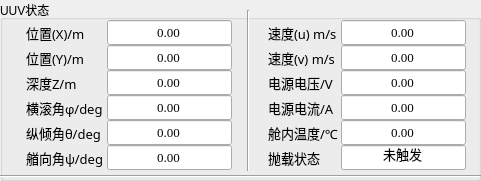
   <widget class="QGroupBox" name="groupBox_UUVstates">
    <property name="geometry">
     <rect>
      <x>430</x>
      <y>10</y>
      <width>481</width>
      <height>181</height>
     </rect>
    </property>
    <property name="title">
     <string>UUV状态</string>
    </property>
    <property name="flat">
     <bool>true</bool>
    </property>
    <widget class="QWidget" name="formLayoutWidget_2">
     <property name="geometry">
      <rect>
       <x>10</x>
       <y>20</y>
       <width>236</width>
       <height>152</height>
      </rect>
     </property>
     <layout class="QFormLayout" name="formLayout_2">
      <property name="fieldGrowthPolicy">
       <enum>QFormLayout::FieldGrowthPolicy::AllNonFixedFieldsGrow</enum>
      </property>
      <property name="rowWrapPolicy">
       <enum>QFormLayout::RowWrapPolicy::DontWrapRows</enum>
      </property>
      <property name="formAlignment">
       <set>Qt::AlignmentFlag::AlignHCenter|Qt::AlignmentFlag::AlignTop</set>
      </property>
      <property name="horizontalSpacing">
       <number>3</number>
      </property>
      <property name="verticalSpacing">
       <number>0</number>
      </property>
      <item row="0" column="0">
       <widget class="QLabel" name="label_pos">
        <property name="minimumSize">
         <size>
          <width>0</width>
          <height>25</height>
         </size>
        </property>
        <property name="maximumSize">
         <size>
          <width>16777215</width>
          <height>25</height>
         </size>
        </property>
        <property name="font">
         <font>
          <family>微软雅黑</family>
          <pointsize>10</pointsize>
         </font>
        </property>
        <property name="text">
         <string>位置(X)/m</string>
        </property>
       </widget>
      </item>
      <item row="1" column="0">
       <widget class="QLabel" name="label_pos_2">
        <property name="minimumSize">
         <size>
          <width>0</width>
          <height>25</height>
         </size>
        </property>
        <property name="maximumSize">
         <size>
          <width>16777215</width>
          <height>25</height>
         </size>
        </property>
        <property name="font">
         <font>
          <family>微软雅黑</family>
          <pointsize>10</pointsize>
         </font>
        </property>
        <property name="text">
         <string>位置(Y)/m</string>
        </property>
       </widget>
      </item>
      <item row="2" column="0">
       <widget class="QLabel" name="label_depth">
        <property name="minimumSize">
         <size>
          <width>0</width>
          <height>25</height>
         </size>
        </property>
        <property name="maximumSize">
         <size>
          <width>16777215</width>
          <height>25</height>
         </size>
        </property>
        <property name="font">
         <font>
          <family>微软雅黑</family>
          <pointsize>10</pointsize>
         </font>
        </property>
        <property name="text">
         <string>深度Z/m</string>
        </property>
       </widget>
      </item>
      <item row="3" column="0">
       <widget class="QLabel" name="label_roll">
        <property name="minimumSize">
         <size>
          <width>0</width>
          <height>25</height>
         </size>
        </property>
        <property name="maximumSize">
         <size>
          <width>16777215</width>
          <height>25</height>
         </size>
        </property>
        <property name="font">
         <font>
          <family>微软雅黑</family>
          <pointsize>10</pointsize>
         </font>
        </property>
        <property name="text">
         <string>横滚角φ/deg</string>
        </property>
       </widget>
      </item>
      <item row="4" column="0">
       <widget class="QLabel" name="label_pitch">
        <property name="minimumSize">
         <size>
          <width>0</width>
          <height>25</height>
         </size>
        </property>
        <property name="maximumSize">
         <size>
          <width>16777215</width>
          <height>25</height>
         </size>
        </property>
        <property name="font">
         <font>
          <family>微软雅黑</family>
          <pointsize>10</pointsize>
         </font>
        </property>
        <property name="text">
         <string>纵倾角θ/deg</string>
        </property>
       </widget>
      </item>
      <item row="5" column="0">
       <widget class="QLabel" name="label_yaw">
        <property name="minimumSize">
         <size>
          <width>0</width>
          <height>25</height>
         </size>
        </property>
        <property name="maximumSize">
         <size>
          <width>16777215</width>
          <height>25</height>
         </size>
        </property>
        <property name="font">
         <font>
          <family>微软雅黑</family>
          <pointsize>10</pointsize>
         </font>
        </property>
        <property name="text">
         <string>艏向角ψ/deg</string>
        </property>
       </widget>
      </item>
      <item row="0" column="1">
       <widget class="QLineEdit" name="lineEdit_X">
        <property name="enabled">
         <bool>true</bool>
        </property>
        <property name="minimumSize">
         <size>
          <width>125</width>
          <height>25</height>
         </size>
        </property>
        <property name="maximumSize">
         <size>
          <width>125</width>
          <height>25</height>
         </size>
        </property>
        <property name="font">
         <font>
          <family>Times New Roman</family>
          <pointsize>10</pointsize>
         </font>
        </property>
        <property name="text">
         <string>0.00</string>
        </property>
        <property name="alignment">
         <set>Qt::AlignmentFlag::AlignCenter</set>
        </property>
        <property name="readOnly">
         <bool>true</bool>
        </property>
       </widget>
      </item>
      <item row="1" column="1">
       <widget class="QLineEdit" name="lineEdit_Y">
        <property name="enabled">
         <bool>true</bool>
        </property>
        <property name="minimumSize">
         <size>
          <width>125</width>
          <height>25</height>
         </size>
        </property>
        <property name="maximumSize">
         <size>
          <width>125</width>
          <height>25</height>
         </size>
        </property>
        <property name="font">
         <font>
          <family>Times New Roman</family>
          <pointsize>10</pointsize>
         </font>
        </property>
        <property name="inputMask">
         <string/>
        </property>
        <property name="text">
         <string>0.00</string>
        </property>
        <property name="alignment">
         <set>Qt::AlignmentFlag::AlignCenter</set>
        </property>
        <property name="readOnly">
         <bool>true</bool>
        </property>
       </widget>
      </item>
      <item row="2" column="1">
       <widget class="QLineEdit" name="lineEdit_Z">
        <property name="enabled">
         <bool>true</bool>
        </property>
        <property name="minimumSize">
         <size>
          <width>125</width>
          <height>25</height>
         </size>
        </property>
        <property name="maximumSize">
         <size>
          <width>125</width>
          <height>25</height>
         </size>
        </property>
        <property name="font">
         <font>
          <family>Times New Roman</family>
          <pointsize>10</pointsize>
         </font>
        </property>
        <property name="text">
         <string>0.00</string>
        </property>
        <property name="alignment">
         <set>Qt::AlignmentFlag::AlignCenter</set>
        </property>
        <property name="readOnly">
         <bool>true</bool>
        </property>
       </widget>
      </item>
      <item row="3" column="1">
       <widget class="QLineEdit" name="lineEdit_Roll">
        <property name="enabled">
         <bool>true</bool>
        </property>
        <property name="minimumSize">
         <size>
          <width>125</width>
          <height>25</height>
         </size>
        </property>
        <property name="maximumSize">
         <size>
          <width>125</width>
          <height>25</height>
         </size>
        </property>
        <property name="font">
         <font>
          <family>Times New Roman</family>
          <pointsize>10</pointsize>
         </font>
        </property>
        <property name="text">
         <string>0.00</string>
        </property>
        <property name="alignment">
         <set>Qt::AlignmentFlag::AlignCenter</set>
        </property>
        <property name="readOnly">
         <bool>true</bool>
        </property>
       </widget>
      </item>
      <item row="4" column="1">
       <widget class="QLineEdit" name="lineEdit_Pitch">
        <property name="enabled">
         <bool>true</bool>
        </property>
        <property name="minimumSize">
         <size>
          <width>125</width>
          <height>25</height>
         </size>
        </property>
        <property name="maximumSize">
         <size>
          <width>125</width>
          <height>25</height>
         </size>
        </property>
        <property name="font">
         <font>
          <family>Times New Roman</family>
          <pointsize>10</pointsize>
         </font>
        </property>
        <property name="text">
         <string>0.00</string>
        </property>
        <property name="alignment">
         <set>Qt::AlignmentFlag::AlignCenter</set>
        </property>
        <property name="readOnly">
         <bool>true</bool>
        </property>
       </widget>
      </item>
      <item row="5" column="1">
       <widget class="QLineEdit" name="lineEdit_Yaw">
        <property name="enabled">
         <bool>true</bool>
        </property>
        <property name="minimumSize">
         <size>
          <width>125</width>
          <height>25</height>
         </size>
        </property>
        <property name="maximumSize">
         <size>
          <width>125</width>
          <height>25</height>
         </size>
        </property>
        <property name="font">
         <font>
          <family>Times New Roman</family>
          <pointsize>10</pointsize>
         </font>
        </property>
        <property name="text">
         <string>0.00</string>
        </property>
        <property name="alignment">
         <set>Qt::AlignmentFlag::AlignCenter</set>
        </property>
        <property name="readOnly">
         <bool>true</bool>
        </property>
       </widget>
      </item>
     </layout>
    </widget>
    <widget class="Line" name="line">
     <property name="geometry">
      <rect>
       <x>240</x>
       <y>10</y>
       <width>16</width>
       <height>161</height>
      </rect>
     </property>
     <property name="orientation">
      <enum>Qt::Orientation::Vertical</enum>
     </property>
    </widget>
    <widget class="QWidget" name="formLayoutWidget_3">
     <property name="geometry">
      <rect>
       <x>250</x>
       <y>20</y>
       <width>231</width>
       <height>152</height>
      </rect>
     </property>
     <layout class="QFormLayout" name="formLayout_3">
      <property name="labelAlignment">
       <set>Qt::AlignmentFlag::AlignLeading|Qt::AlignmentFlag::AlignLeft|Qt::AlignmentFlag::AlignVCenter</set>
      </property>
      <property name="formAlignment">
       <set>Qt::AlignmentFlag::AlignHCenter|Qt::AlignmentFlag::AlignTop</set>
      </property>
      <property name="horizontalSpacing">
       <number>3</number>
      </property>
      <property name="verticalSpacing">
       <number>0</number>
      </property>
      <item row="0" column="0">
       <widget class="QLabel" name="label_velocity_u">
        <property name="minimumSize">
         <size>
          <width>0</width>
          <height>25</height>
         </size>
        </property>
        <property name="maximumSize">
         <size>
          <width>16777215</width>
          <height>25</height>
         </size>
        </property>
        <property name="font">
         <font>
          <family>微软雅黑</family>
          <pointsize>10</pointsize>
         </font>
        </property>
        <property name="text">
         <string>速度(u) m/s</string>
        </property>
       </widget>
      </item>
      <item row="1" column="0">
       <widget class="QLabel" name="label_velocity_v">
        <property name="minimumSize">
         <size>
          <width>0</width>
          <height>25</height>
         </size>
        </property>
        <property name="maximumSize">
         <size>
          <width>16777215</width>
          <height>25</height>
         </size>
        </property>
        <property name="font">
         <font>
          <family>微软雅黑</family>
          <pointsize>10</pointsize>
         </font>
        </property>
        <property name="text">
         <string>速度(v) m/s</string>
        </property>
       </widget>
      </item>
      <item row="1" column="1">
       <widget class="QLineEdit" name="lineEdit_velocity_v">
        <property name="enabled">
         <bool>true</bool>
        </property>
        <property name="minimumSize">
         <size>
          <width>125</width>
          <height>25</height>
         </size>
        </property>
        <property name="maximumSize">
         <size>
          <width>125</width>
          <height>25</height>
         </size>
        </property>
        <property name="font">
         <font>
          <family>Times New Roman</family>
          <pointsize>10</pointsize>
         </font>
        </property>
        <property name="inputMask">
         <string/>
        </property>
        <property name="text">
         <string>0.00</string>
        </property>
        <property name="alignment">
         <set>Qt::AlignmentFlag::AlignCenter</set>
        </property>
        <property name="readOnly">
         <bool>true</bool>
        </property>
       </widget>
      </item>
      <item row="2" column="0">
       <widget class="QLabel" name="label_voltage">
        <property name="minimumSize">
         <size>
          <width>0</width>
          <height>25</height>
         </size>
        </property>
        <property name="maximumSize">
         <size>
          <width>16777215</width>
          <height>25</height>
         </size>
        </property>
        <property name="font">
         <font>
          <family>微软雅黑</family>
          <pointsize>10</pointsize>
         </font>
        </property>
        <property name="text">
         <string>电源电压/V</string>
        </property>
       </widget>
      </item>
      <item row="2" column="1">
       <widget class="QLineEdit" name="lineEdit_voltage">
        <property name="enabled">
         <bool>true</bool>
        </property>
        <property name="minimumSize">
         <size>
          <width>125</width>
          <height>25</height>
         </size>
        </property>
        <property name="maximumSize">
         <size>
          <width>125</width>
          <height>25</height>
         </size>
        </property>
        <property name="font">
         <font>
          <family>Times New Roman</family>
          <pointsize>10</pointsize>
         </font>
        </property>
        <property name="text">
         <string>0.00</string>
        </property>
        <property name="alignment">
         <set>Qt::AlignmentFlag::AlignCenter</set>
        </property>
        <property name="readOnly">
         <bool>true</bool>
        </property>
       </widget>
      </item>
      <item row="3" column="0">
       <widget class="QLabel" name="label_current">
        <property name="minimumSize">
         <size>
          <width>0</width>
          <height>25</height>
         </size>
        </property>
        <property name="maximumSize">
         <size>
          <width>16777215</width>
          <height>25</height>
         </size>
        </property>
        <property name="font">
         <font>
          <family>微软雅黑</family>
          <pointsize>10</pointsize>
         </font>
        </property>
        <property name="text">
         <string>电源电流/A</string>
        </property>
       </widget>
      </item>
      <item row="3" column="1">
       <widget class="QLineEdit" name="lineEdit_current">
        <property name="enabled">
         <bool>true</bool>
        </property>
        <property name="minimumSize">
         <size>
          <width>125</width>
          <height>25</height>
         </size>
        </property>
        <property name="maximumSize">
         <size>
          <width>125</width>
          <height>25</height>
         </size>
        </property>
        <property name="font">
         <font>
          <family>Times New Roman</family>
          <pointsize>10</pointsize>
         </font>
        </property>
        <property name="text">
         <string>0.00</string>
        </property>
        <property name="alignment">
         <set>Qt::AlignmentFlag::AlignCenter</set>
        </property>
        <property name="readOnly">
         <bool>true</bool>
        </property>
       </widget>
      </item>
      <item row="4" column="0">
       <widget class="QLabel" name="label_temperature">
        <property name="minimumSize">
         <size>
          <width>0</width>
          <height>25</height>
         </size>
        </property>
        <property name="maximumSize">
         <size>
          <width>16777215</width>
          <height>25</height>
         </size>
        </property>
        <property name="font">
         <font>
          <family>微软雅黑</family>
          <pointsize>10</pointsize>
         </font>
        </property>
        <property name="text">
         <string>舱内温度/℃</string>
        </property>
       </widget>
      </item>
      <item row="4" column="1">
       <widget class="QLineEdit" name="lineEdit_Pitch_2">
        <property name="enabled">
         <bool>true</bool>
        </property>
        <property name="minimumSize">
         <size>
          <width>125</width>
          <height>25</height>
         </size>
        </property>
        <property name="maximumSize">
         <size>
          <width>125</width>
          <height>25</height>
         </size>
        </property>
        <property name="font">
         <font>
          <family>Times New Roman</family>
          <pointsize>10</pointsize>
         </font>
        </property>
        <property name="text">
         <string>0.00</string>
        </property>
        <property name="alignment">
         <set>Qt::AlignmentFlag::AlignCenter</set>
        </property>
        <property name="readOnly">
         <bool>true</bool>
        </property>
       </widget>
      </item>
      <item row="5" column="0">
       <widget class="QLabel" name="label_jettison">
        <property name="minimumSize">
         <size>
          <width>0</width>
          <height>25</height>
         </size>
        </property>
        <property name="maximumSize">
         <size>
          <width>16777215</width>
          <height>25</height>
         </size>
        </property>
        <property name="font">
         <font>
          <family>微软雅黑</family>
          <pointsize>10</pointsize>
         </font>
        </property>
        <property name="text">
         <string>抛载状态</string>
        </property>
       </widget>
      </item>
      <item row="5" column="1">
       <widget class="QLineEdit" name="lineEdit_jettison">
        <property name="enabled">
         <bool>true</bool>
        </property>
        <property name="minimumSize">
         <size>
          <width>125</width>
          <height>25</height>
         </size>
        </property>
        <property name="maximumSize">
         <size>
          <width>125</width>
          <height>25</height>
         </size>
        </property>
        <property name="font">
         <font>
          <family>Times New Roman</family>
          <pointsize>10</pointsize>
         </font>
        </property>
        <property name="text">
         <string>未触发</string>
        </property>
        <property name="alignment">
         <set>Qt::AlignmentFlag::AlignCenter</set>
        </property>
        <property name="readOnly">
         <bool>true</bool>
        </property>
       </widget>
      </item>
      <item row="0" column="1">
       <widget class="QLineEdit" name="lineEdit_velocity_u">
        <property name="enabled">
         <bool>true</bool>
        </property>
        <property name="minimumSize">
         <size>
          <width>125</width>
          <height>25</height>
         </size>
        </property>
        <property name="maximumSize">
         <size>
          <width>125</width>
          <height>25</height>
         </size>
        </property>
        <property name="font">
         <font>
          <family>Times New Roman</family>
          <pointsize>10</pointsize>
         </font>
        </property>
        <property name="text">
         <string>0.00</string>
        </property>
        <property name="alignment">
         <set>Qt::AlignmentFlag::AlignCenter</set>
        </property>
        <property name="readOnly">
         <bool>true</bool>
        </property>
       </widget>
      </item>
     </layout>
    </widget>
    <widget class="Line" name="line_5">
     <property name="geometry">
      <rect>
       <x>0</x>
       <y>166</y>
       <width>481</width>
       <height>20</height>
      </rect>
     </property>
     <property name="orientation">
      <enum>Qt::Orientation::Horizontal</enum>
     </property>
    </widget>
   </widget>
